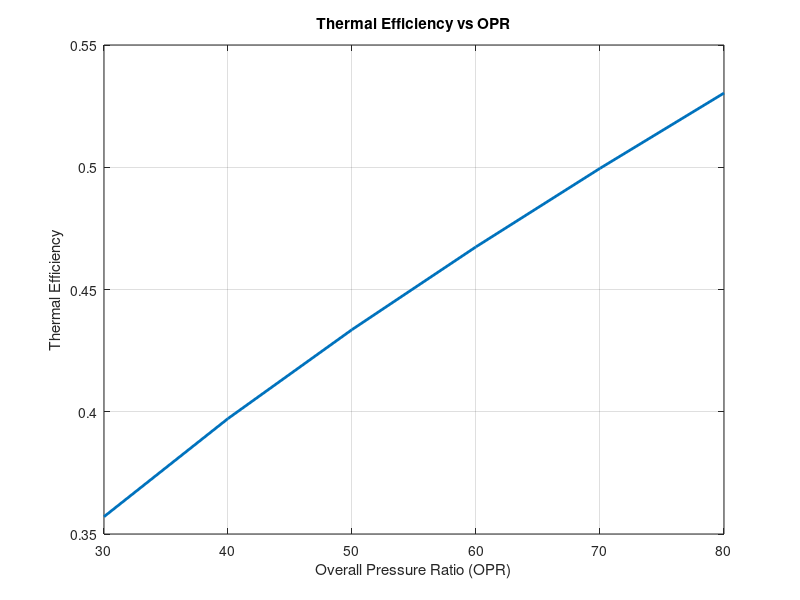
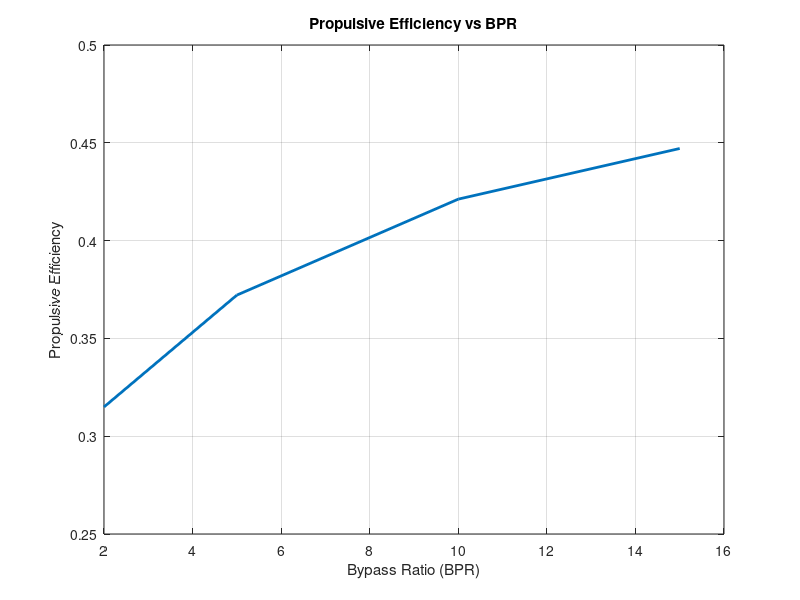

Reproduce these figures in MATLAB, in order.
% Code Name: ASG2 Variable OPR BPR
% Code Description: ASG2 Variable OPR and BPR trend calculator and plotter for turbofan engine
% Author: Matheus Rocha Carlos
% Email: ROCHACAM@my.erau.edu
% Class: AE403 - Section 03DB
% Date: 02/25/2026
% Worked With: Copilot.
%Iniciation
clc; clear; close all;

% Givens
M0 = 0.8;
T0 = 218.8; 
P0 = 23.8e3; 
R  = 287;
gamma_c = 1.4;
cp_c    = 1004;
gamma_h = 1.33;
cp_h    = 1152;
FPR = 1.5;
Df  = 3;
M2  = 0.5;
TET = 1700;
eta_c = 0.88;
eta_t = 0.90;
eta_m = 0.99;
pi_d  = 0.98;
pi_b  = 0.95;
pi_bp = 0.97;
Cv = 0.99;
LHV = 43.15e6;
g0  = 9.81;

% Freestream and fan calculations
a0  = sqrt(gamma_c*R*T0);
V0  = M0*a0;
Tt0 = T0*(1 + (gamma_c-1)/2*M0^2);
Pt0 = P0*(1 + (gamma_c-1)/2*M0^2)^(gamma_c/(gamma_c-1));

Pt2 = Pt0*pi_d;
Tt2 = Tt0;
T2 = Tt2/(1+(gamma_c-1)/2*M2^2);
P2 = Pt2/(1+(gamma_c-1)/2*M2^2)^(gamma_c/(gamma_c-1));
rho2 = P2/(R*T2);
A_fan = pi*(Df/2)^2;
V2 = M2*sqrt(gamma_c*R*T2);
mdot_total = rho2*A_fan*V2;

% Thermal Efficiency versus varibale OPR
BPR_fixed = 10;
OPR_vec = [30,40,50,60,70,80];

mdot_core = mdot_total/(1+BPR_fixed);
mdot_bp   = mdot_total - mdot_core;

PR_HPC = OPR_vec ./ FPR;
Tt3 = Tt2 .* (1 + (PR_HPC.^((gamma_c-1)/gamma_c)-1)/eta_c);
Pt3 = Pt2 .* PR_HPC;

Tt4 = TET;
f = (cp_h*Tt4 - cp_c.*Tt3) ./ (LHV - cp_h*Tt4);
mdot_f = mdot_core .* f;
W_HPC = mdot_core .* cp_c .* (Tt3 - Tt2)*eta_t;

Tt13 = Tt2*(1 + (FPR^((gamma_c-1)/gamma_c)-1)/eta_c);
W_fan = mdot_total*cp_c*(Tt13 - Tt2)*eta_t;

Tt45 = Tt4 - W_HPC./(mdot_core*cp_h*eta_m);
Tt5  = Tt45 - W_fan./(mdot_core*cp_h*eta_m);

Ve_core = sqrt(2*Cv*cp_h.*Tt5);
Ve_bp   = sqrt(2*Cv*cp_c*Tt13);

JetPower = 0.5*mdot_core.*(1+f).*Ve_core.^2 + 0.5*mdot_bp*Ve_bp^2 - 0.5*mdot_total*V0^2;
thermal_eff = ((JetPower/2) ./ ((mdot_f)*LHV))-1;

% Proposive Efficiency with variable BPR
OPR_fixed = 50;
BPR_vec = [2,5,10,15];

mdot_core = mdot_total ./ (1+BPR_vec);
mdot_bp   = mdot_total - mdot_core;

PR_HPC = OPR_fixed/FPR;
Tt3 = Tt2*(1 + (PR_HPC^((gamma_c-1)/gamma_c)-1)/eta_c);

f = (cp_h*Tt4 - cp_c*Tt3) / (LHV - cp_h*Tt4);
mdot_f = mdot_core .* f;

W_HPC = mdot_core .* cp_c .* (Tt3 - Tt2);
W_fan = mdot_total*cp_c*(Tt13 - Tt2);

Tt45 = Tt4 - W_HPC./(mdot_core*cp_h*eta_m);
Tt5  = Tt45 - W_fan./(mdot_core*cp_h*eta_m);

Ve_core = sqrt(2*Cv*cp_h.*Tt5);
Ve_bp   = sqrt(2*Cv*cp_c*Tt13);

F_core = mdot_core.*(1+f).*Ve_core;
F_bp   = mdot_bp.*Ve_bp;
F_net  = F_core + F_bp - mdot_total*V0;

JetPower = 0.5*mdot_core.*(1+f).*Ve_core.^2 + 0.5*mdot_bp.*Ve_bp.^2 - 0.5*mdot_total*V0^2;
prop_eff = F_net*V0 ./ JetPower;

% Plots
figure;
plot(OPR_vec, thermal_eff,'LineWidth',2)
grid on
xlabel('Overall Pressure Ratio (OPR)')
ylabel('Thermal Efficiency')
title('Thermal Efficiency vs OPR')

figure;
plot(BPR_vec, prop_eff,'LineWidth',2)
grid on
xlabel('Bypass Ratio (BPR)')
ylabel('Propulsive Efficiency')
title('Propulsive Efficiency vs BPR')
